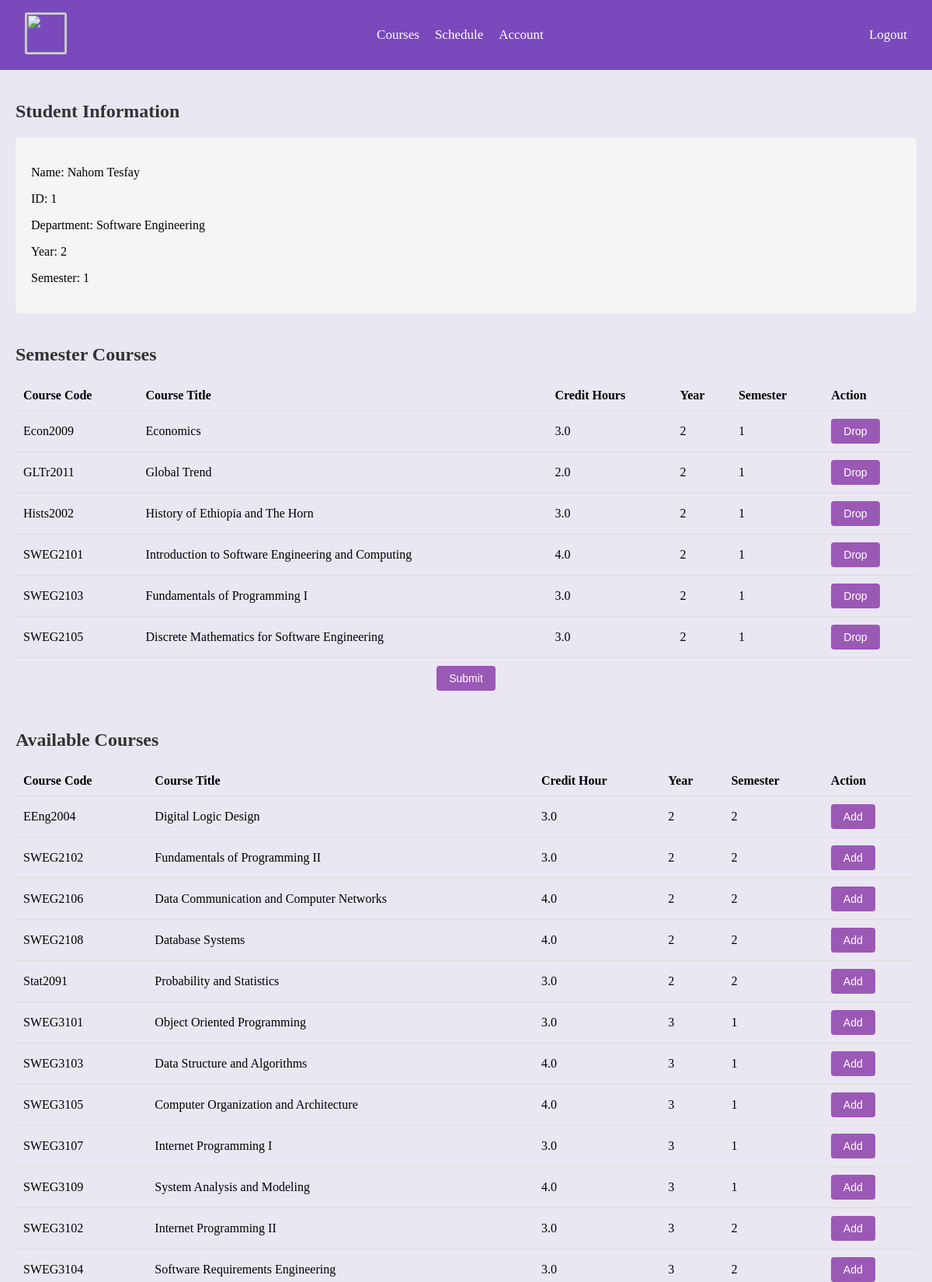
Page /portal.php (signed in, upper part) on the committed database.
### tables this page shows
CREATE TABLE `student` (
  `student_id` int(11) NOT NULL,
  `first_name` varchar(255) DEFAULT NULL,
  `middle_name` varchar(255) DEFAULT NULL,
  `last_name` varchar(255) DEFAULT NULL,
  `department` varchar(100) DEFAULT NULL,
  `year` int(11) DEFAULT NULL,
  `email` varchar(255) DEFAULT NULL,
  `password` varchar(255) DEFAULT NULL,
  `semester` varchar(25) NOT NULL
);

CREATE TABLE `courses` (
  `course_code` varchar(20) NOT NULL,
  `course_title` varchar(255) NOT NULL,
  `credit_hour` decimal(3,1) NOT NULL,
  `course_year` int(11) NOT NULL,
  `semester` varchar(20) NOT NULL
);

### portal.php (the view, shortened to what this page needs)
<?php
$db_host = 'localhost';
$db_user = 'root';
$db_pass = '';
$db_name = 'online_registration';
$conn = new mysqli($db_host, $db_user, $db_pass, $db_name);
$student_id = $_SESSION['student_id'];
$student_query = "SELECT * FROM student WHERE student_id = ?";
$stmt = $conn->prepare($student_query);
$stmt->bind_param("s", $student_id);
$stmt->execute();
$student_result = $stmt->get_result();
$student = $student_result->fetch_assoc();
$current_courses_query = "SELECT * FROM courses WHERE course_year = ? AND semester = ?";
$stmt = $conn->prepare($current_courses_query);
$year = $student['year'];
$semester = $student['semester'];
$stmt->bind_param("ii", $year, $semester);
$stmt->execute();
$current_courses = $stmt->get_result();
$available_courses_query = "SELECT * FROM courses WHERE NOT (course_year = ? AND semester = ?) ORDER BY course_year, semester";
$stmt = $conn->prepare($available_courses_query);
$stmt->bind_param("ii", $year, $semester);
$stmt->execute();
$available_courses = $stmt->get_result();
?>
<!DOCTYPE html>
<html lang="en">
<head>
  <link rel="stylesheet" href="registration.css">
</head>
<body>
  <header>
    <div class="header-content">
        <a href="home page.html" class="logo"><img src="logos.jpg" class="photo"></a>
      <nav>
        <ul>
          <li><a href="#">Courses</a></li>
          <li><a href="#">Schedule</a></li>
          <li><a href="#">Account</a></li>
        </ul>
      </nav>
      <div class="logout">
        <a href="logout.php">Logout</a>
      </div>
    </div>
  </header>
  <main>
    <section class="student-info">
      <h2>Student Information</h2>
      <div class="info-container">
        <p>Name: <?php echo htmlspecialchars($student['first_name']) ." " .htmlspecialchars($student['middle_name']); ?></p>
        <p>ID: <?php echo htmlspecialchars($student['student_id']); ?></p>
        <p>Department: <?php echo htmlspecialchars($student['department']); ?></p>
        <p>Year: <?php echo htmlspecialchars($student['year']); ?></p>
        <p>Semester: <?php echo htmlspecialchars($student['semester']); ?></p>
      </div>
    </section>
    <section class="semester-courses">
      <h2>Semester Courses</h2>
      <div class="table-container">
        <table id="semester-courses">
          <thead>
            <tr>
            <th>Course Code</th>
              <th>Course Title</th>
              <th>Credit Hours</th>
              <th>Year</th>
              <th>Semester</th>
              <th>Action</th>
            </tr>
          </thead>
          <tbody>
            <?php while ($course = $current_courses->fetch_assoc()): ?>
            <tr>
            <td><?php echo htmlspecialchars($course['course_code']); ?></td>
              <td><?php echo htmlspecialchars($course['course_title']); ?></td>
              <td><?php echo htmlspecialchars($course['credit_hour']); ?></td>
              <td><?php echo htmlspecialchars($course['course_year']); ?></td>
              <td><?php echo htmlspecialchars($course['semester']); ?></td>
              <td><button class="action-btn drop-button">Drop</button></td>
            </tr>
            <?php endwhile; ?>
          </tbody>
        </table>
      </div>
      <div class="submit">
        <a href="costsharing.php"><button type="submit" class="submit-button">Submit</button></a>
      </div>
    </section>
    <section class="available-courses">
      <h2>Available Courses</h2>
      <div class="table-container">
        <table id="available-courses">
          <thead>
            <tr>
              <th>Course Code</th>
              <th>Course Title</th>
              <th>Credit Hour</th>
              <th>Year</th>
              <th>Semester</th>
              <th>Action</th>
            </tr>
          </thead>
          <tbody>
            <?php while ($course = $available_courses->fetch_assoc()): ?>
            <tr>
              <td><?php echo htmlspecialchars($course['course_code']); ?></td>
              <td><?php echo htmlspecialchars($course['course_title']); ?></td>
              <td><?php echo htmlspecialchars($course['credit_hour']); ?></td>
              <td><?php echo htmlspecialchars($course['course_year']); ?></td>
              <td><?php echo htmlspecialchars($course['semester']); ?></td>
              <td><button class="action-btn add-button">Add</button></td>
            </tr>
            <?php endwhile; ?>
          </tbody>
        </table>
      </div>
    </section>
  </main>
</body>
</html>

### registration.css (style rules this page uses)
body { font-family:'Times New Roman'; margin: 0; padding: 0; background-color: #eae7f2;; }
header { padding:1rem 2rem; font-size: 15px; background-color: #7a4abd; color: #fff; }
.logo { font-size: 1.5rem; color:#ececec; text-decoration: none; }
.photo { width: 50px; height: 50px; border-radius: 5%; object-fit: cover; border: 2px solid #ccc; }
.header-content { display: flex; justify-content: space-between; align-items: center; font-size: 17px; }
nav ul { list-style-type: none; display: flex; margin: 0; padding: 0; }
nav li { margin-right: 20px; }
nav a { color: #fff; text-decoration: none; }
.logout a { color: #fff; margin: 0; padding: 0; align-items: center; text-decoration: none; }
main { padding: 20px; }
section { margin-bottom: 40px; }
h2 { color: #333; }
.info-container { background-color: #f5f5f5; padding: 20px; border-radius: 5px; }
table { width: 100%; border-collapse: collapse; }
th, td { padding: 10px; text-align: left; border-bottom: 1px solid #ddd; }
.add-button, .drop-button, .submit-button { background-color: #9b59b6; color: #fff; border: none; padding: 8px 16px; text-align: center; text-decoration: none; display: inline-block; font-size: 14px; border-radius: 4px; cursor: pointer; }
.submit { padding: 10px; text-align: center; }

### rows in the picture
student: first_name "Nahom", middle_name "Tesfay", student_id "1", department "Software Engineering", year "2", semester "1"
courses: course_code "Econ2009", course_title "Economics", credit_hour "3.0", course_year "2", semester "1"
courses: course_code "GLTr2011", course_title "Global Trend", credit_hour "2.0", course_year "2", semester "1"
courses: course_code "Hists2002", course_title "History of Ethiopia and The Horn", credit_hour "3.0", course_year "2", semester "1"
courses: course_code "SWEG2101", course_title "Introduction to Software Engineering and Computing", credit_hour "4.0", course_year "2", semester "1"
courses: course_code "SWEG2103", course_title "Fundamentals of Programming I", credit_hour "3.0", course_year "2", semester "1"
courses: course_code "SWEG2105", course_title "Discrete Mathematics for Software Engineering", credit_hour "3.0", course_year "2", semester "1"
courses: course_code "EEng2004", course_title "Digital Logic Design", credit_hour "3.0", course_year "2", semester "2"
courses: course_code "SWEG2102", course_title "Fundamentals of Programming II", credit_hour "3.0", course_year "2", semester "2"
courses: course_code "SWEG2106", course_title "Data Communication and Computer Networks", credit_hour "4.0", course_year "2", semester "2"
courses: course_code "SWEG2108", course_title "Database Systems", credit_hour "4.0", course_year "2", semester "2"
courses: course_code "Stat2091", course_title "Probability and Statistics", credit_hour "3.0", course_year "2", semester "2"
courses: course_code "SWEG3101", course_title "Object Oriented Programming", credit_hour "3.0", course_year "3", semester "1"
courses: course_code "SWEG3103", course_title "Data Structure and Algorithms", credit_hour "4.0", course_year "3", semester "1"
courses: course_code "SWEG3105", course_title "Computer Organization and Architecture", credit_hour "4.0", course_year "3", semester "1"
courses: course_code "SWEG3107", course_title "Internet Programming I", credit_hour "3.0", course_year "3", semester "1"
courses: course_code "SWEG3109", course_title "System Analysis and Modeling", credit_hour "4.0", course_year "3", semester "1"
courses: course_code "SWEG3102", course_title "Internet Programming II", credit_hour "3.0", course_year "3", semester "2"
courses: course_code "SWEG3104", course_title "Software Requirements Engineering", credit_hour "3.0", course_year "3", semester "2"
